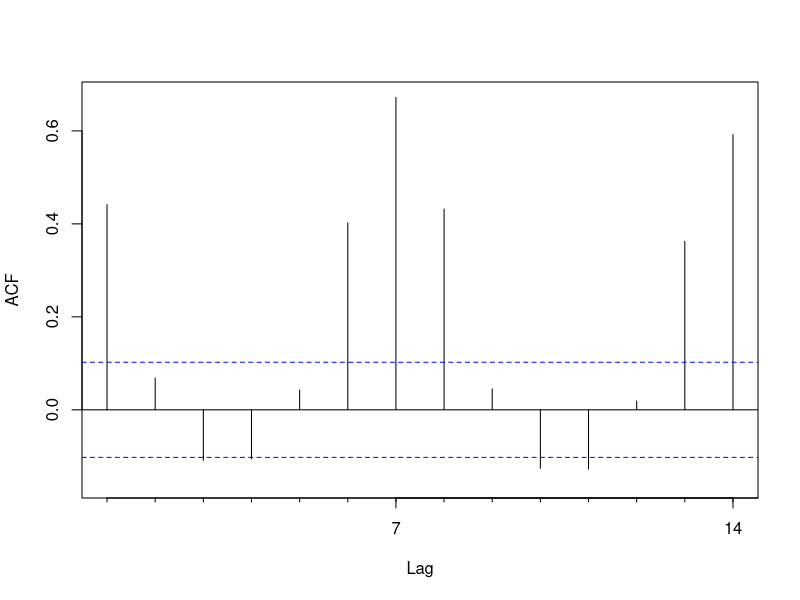
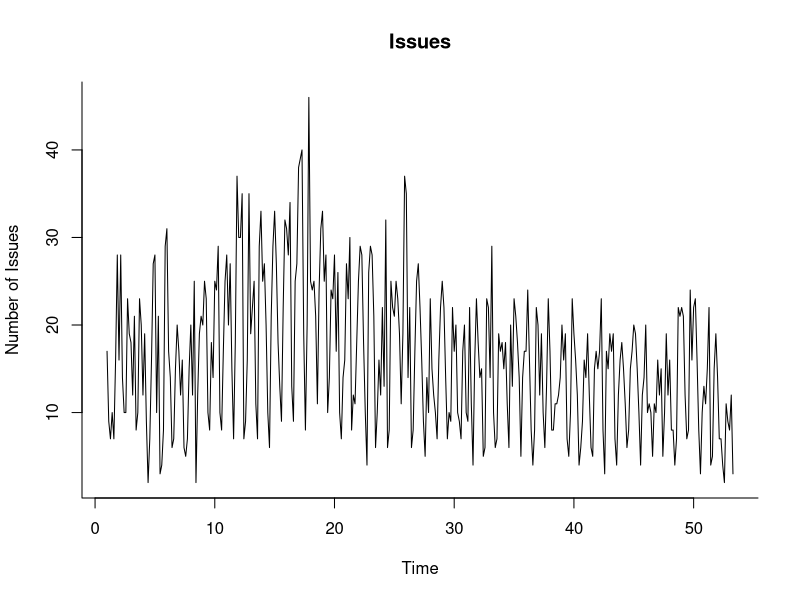
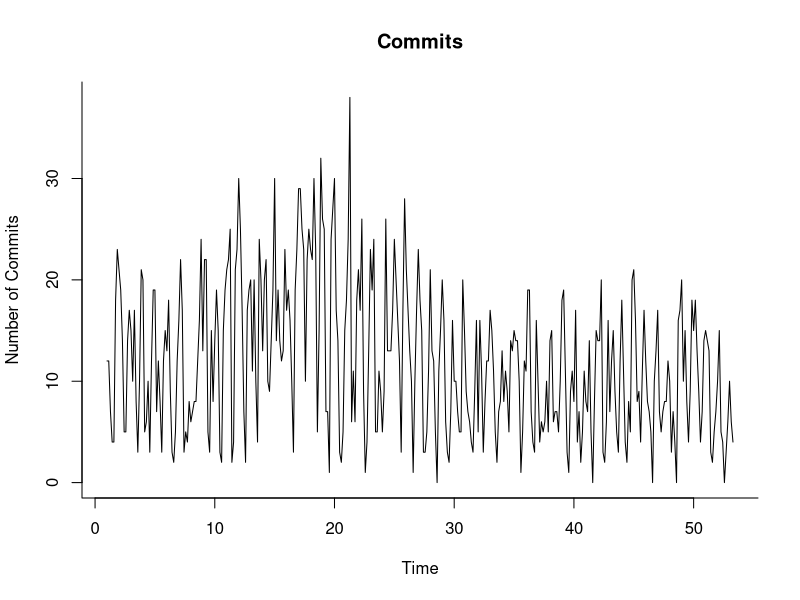
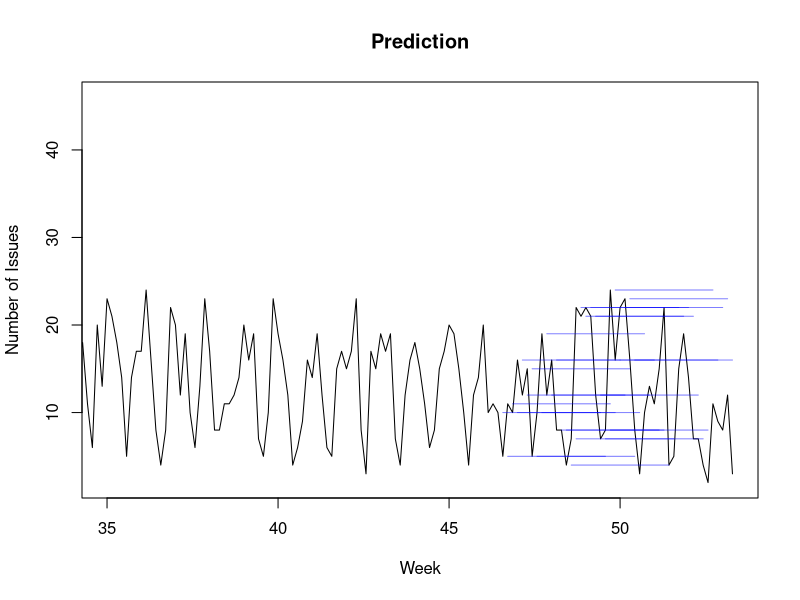
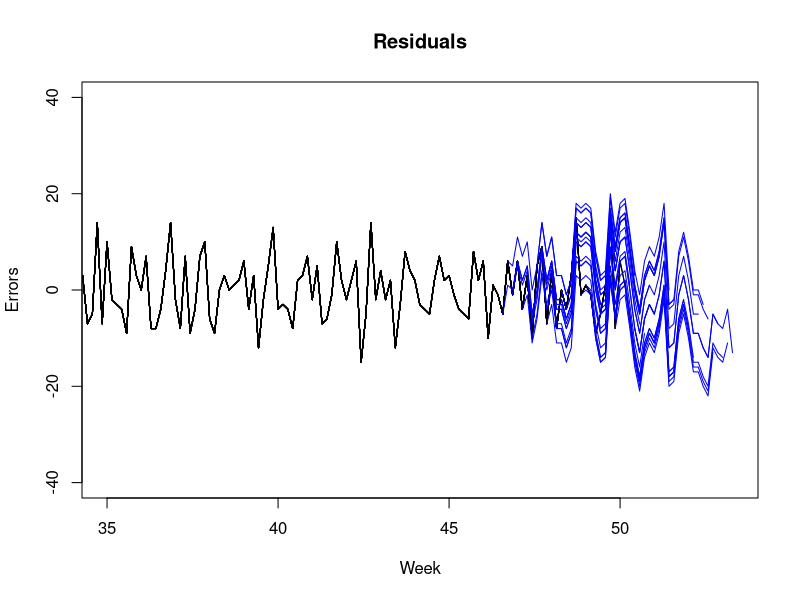
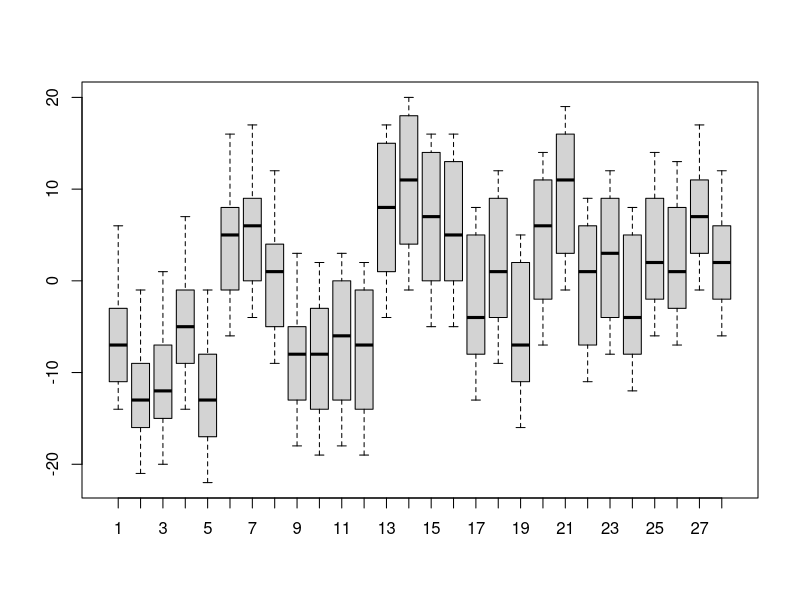
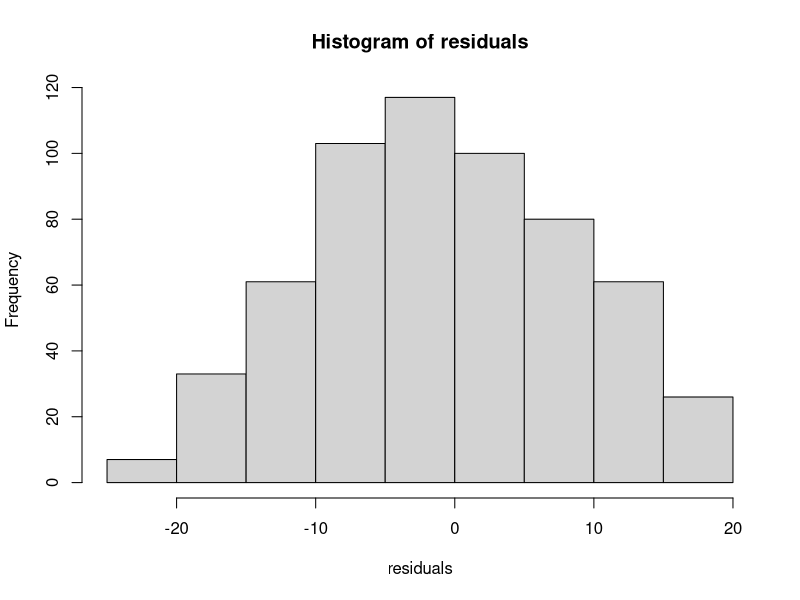
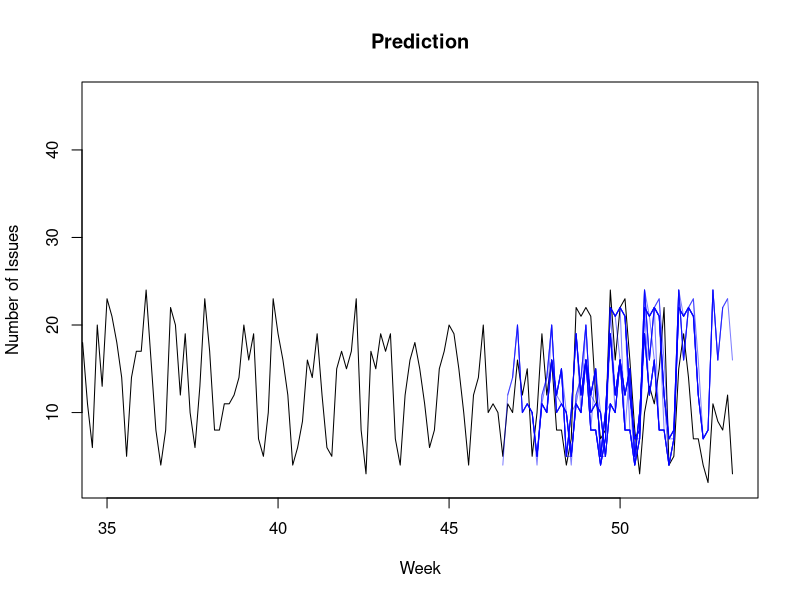

Write the R code that produced these figures, in order. (Note: this script raises an error after producing the figures.)
## ---- chunk 1
#install.packages('forecast')

library('forecast')
library(knitr)
#load the data frame
repository.csv <- read.csv("time_series/apache_spark_daily.csv")

repository.csv$date = as.POSIXlt(as.Date(repository.csv$date,format='%Y-%m-%d'))
## ---- chunk 2
to_date <- repository.csv$date[length(repository.csv$date)]
from_date <- to_date
from_date$year <- from_date$year - 1

repository.csv <- subset(repository.csv, date <= to_date & date >= from_date)
## ---- chunk 3
#loading issues and commits into a ts object
issues.ts <- ts(repository.csv$number_of_issues, frequency = 7) 

Acf(issues.ts, lag.max = 14, main = "")

commits.ts <- ts(repository.csv$number_of_commits, frequency = 7) 
pull_requests.ts <- ts(repository.csv$number_of_pull_requests, frequency = 7) 

plot(issues.ts, main = 'Issues', bty = 'l', ylab = 'Number of Issues')
plot(commits.ts, main = 'Commits', bty = 'l', ylab = 'Number of Commits')
## ---- chunk 4
time <- time(issues.ts)

n.sample <- 28
n.valid <- 21


separate.train.test <- function(timeserie, n.valid) {
  time <- time(timeserie)
  n.train <- length(timeserie) - n.valid
  results <- list()
  results$train.ts <- window(timeserie, start=time[1], end=time[n.train])
  results$valid.ts <- window(timeserie, start=time[n.train+1], end=time[n.train+n.valid])
  return(results)
}

all.issues <- sapply(0:(n.sample - 1), function(i) return(separate.train.test(window(issues.ts,start=time[1],end=time[length(issues.ts)-i]), n.valid)))
all.commits <- sapply(0:(n.sample - 1), function(i) return(separate.train.test(window(commits.ts,start=time[1],end=time[length(commits.ts)-i]), n.valid)))

issues  <- separate.train.test(issues.ts, n.valid)
commits  <- separate.train.test(commits.ts, n.valid)
## ---- chunk 5
mean.all.accuracy <- function(all.forecast) {
  Reduce("+", all.forecast['summary',])/length(all.forecast['summary',])
}

plot.all.residuals <- function(all.forecast) {
  plot(1, type="l", main="Residuals", xlim=c(35, 53.3), ylim=c(-40, 40), xlab = 'Week', ylab = 'Errors')
  sapply(1:n.sample, function(i) lines(all.forecast['train', i]$train - all.forecast['fitted', i]$fitted))
  sapply(1:n.sample, function(i) lines(all.forecast['residual',i]$residual, col = 'blue'))
  return(NULL)
}

plot.all.pred <- function(all.forecast) {
  plot(issues.ts, main="Prediction",xlim=c(35, 53.3), xlab = 'Week', ylab = 'Number of Issues')
  if (class(all.forecast['pred',1]$pred) == "forecast") {
    sapply(1:n.sample, function(i) lines(all.forecast['pred',i]$pred$mean, col=rgb(0, 0, 1, 0.5)))
  } else {
    sapply(1:n.sample, function(i) lines(all.forecast['pred',i]$pred, col=rgb(0, 0, 1, 0.5)))
  }
  return(NULL)
}

hist.all.residuals <- function(all.forecast) {
  residuals <- sapply(1:n.sample, function(i) as.numeric(all.forecast['residual',i]$residual))
  boxplot(residuals)
  hist(residuals)
  quantile(residuals,c(0.975,0.95,0.05,0.025))
}

# to build custom forecast object
forecast.manual <- function(x.train, f.train, f.pred) {
  mean <- f.pred
  x <- x.train
  residuals <- x.train - f.train
  fitted <- f.train
  
  # Construct output list
  output <- list(mean=mean, x=x, residuals=residuals, fitted=fitted)
  # Return with forecasting class
  return(structure(output, class='forecast'))
}
## ---- chunk 6

naive.forecast <- function(sample) {
  results <- list()
  results$train <- sample$train.ts
  results$valid <- sample$valid.ts
  results$pred <- naive(sample$train.ts, h=n.valid)
  results$fitted <- results$pred$fitted
  results$residual <- sample$valid.ts - results$pred$mean
  results$summary <- accuracy(results$pred, sample$valid.ts)
  
  return(results)
}

all.naive.forecast <- sapply(1:n.sample, function(i) return(naive.forecast(all.issues[,i])))

kable(mean.all.accuracy(all.naive.forecast))
## ---- chunk 7
plot.all.pred(all.naive.forecast)
## ---- chunk 8
plot.all.residuals(all.naive.forecast)
## ---- chunk 9
hist.all.residuals(all.naive.forecast)
## ---- chunk 10
snaive.forecast <- function(sample) {
  results <- list()
  results$train <- sample$train.ts
  results$valid <- sample$valid.ts
  results$pred <- snaive(sample$train.ts, h=n.valid)
  results$fitted <- results$pred$fitted
  results$residual <- sample$valid.ts - results$pred$mean
  results$summary <- accuracy(results$pred, sample$valid.ts)
  
  return(results)
}

all.snaive.forecast <- sapply(1:n.sample, function(i) return(snaive.forecast(all.issues[,i])))

kable(mean.all.accuracy(all.snaive.forecast))
## ---- chunk 11
plot.all.pred(all.snaive.forecast)
## ---- chunk 12
plot.all.residuals(all.snaive.forecast)
## ---- chunk 13
hist.all.residuals(all.snaive.forecast)
## ---- chunk 14
hw.forecast <- function(sample) {
  results <- list()
  results$train <- sample$train.ts
  results$valid <- sample$valid.ts
  results$model <- ets(sample$train.ts, model = "ZNA")
  results$pred <- forecast(results$model, h=n.valid)
  results$fitted <- results$pred$fitted
  results$residual <- sample$valid.ts - results$pred$mean
  results$summary <- accuracy(results$pred, sample$valid.ts)
  
  return(results)
}

all.hw.forecast <- sapply(1:n.sample, function(i) return(hw.forecast(all.issues[,i])))

kable(mean.all.accuracy(all.hw.forecast))
## ---- chunk 15
plot.all.pred(all.hw.forecast)
## ---- chunk 16
plot.all.residuals(all.hw.forecast)
## ---- chunk 17
hist.all.residuals(all.hw.forecast)
## ---- chunk 18
ma.dd.forecast <- function(sample) {
  train.issues.d1 <- diff(sample$train.ts, lag = 1)
  train.issues.d1.d7 <- diff(train.issues.d1, lag = 7)
  
  ma.trailing <- rollmean(train.issues.d1.d7, k = 7, align = "right")
  last.ma <- tail(ma.trailing, 1)
  ma.trailing.pred <- ts(c(ma.trailing, rep(last.ma, n.valid)), start=c(3, 1), frequency = 7)
  
  ma.dd.pred.d1 <- train.issues.d1
  ma.dd.pred <- sample$train.ts
  
  for(i in 1:(n.valid/7)) {
    ma.dd.pred.d1 <- ma.trailing.pred + lag(ma.dd.pred.d1,k = -7)
    ma.dd.pred <- ma.dd.pred.d1 + lag(ma.dd.pred,k = -8)
  }
  
  print(ma.dd.pred)
  
  results <- list()
  results$train <- sample$train.ts
  results$valid <- sample$valid.ts
  
  valid.time <- time(results$valid)
  train.time <- time(results$train)
  
  dd.fitted <- window(ma.dd.pred, start=c(5,3), end=end(train.time), frequency=frequency(train.time))
  dd.pred <- window(ma.dd.pred, start=start(valid.time), end=end(valid.time), frequency=frequency(valid.time))
  
  results$pred <- forecast.manual(window(results$train, start=c(5,3)), dd.fitted, dd.pred)
  results$fitted <- results$pred$fitted

  results$residual <- sample$valid.ts - results$pred$mean
  results$summary <- accuracy(results$pred, sample$valid.ts)
  
  return(results)
}

all.ma.dd.forecast <- sapply(1:n.sample, function(i) return(ma.dd.forecast(all.issues[,i])))

kable(mean.all.accuracy(all.ma.dd.forecast))
## ---- chunk 19
plot.all.pred(all.ma.dd.forecast)
## ---- chunk 20
plot.all.residuals(all.ma.dd.forecast)
## ---- chunk 21
hist.all.residuals(all.ma.dd.forecast)
## ---- chunk 22
regr.add.forecast <- function(sample) {
  results <- list()
  results$train <- sample$train.ts
  results$valid <- sample$valid.ts
  results$model <- tslm(sample$train.ts ~ season)
  results$pred <- forecast(results$model, h=n.valid)
  results$fitted <- results$pred$fitted
  results$residual <- sample$valid.ts - results$pred$mean
  results$summary <- accuracy(results$pred, sample$valid.ts)
  
  return(results)
}

all.regr.add.forecast <- sapply(1:n.sample, function(i) return(regr.add.forecast(all.issues[,i])))

kable(mean.all.accuracy(all.regr.add.forecast))
## ---- chunk 23
plot.all.pred(all.regr.add.forecast)
## ---- chunk 24
plot.all.residuals(all.regr.add.forecast)
## ---- chunk 25
hist.all.residuals(all.regr.add.forecast)
## ---- chunk 26
regr.mult.forecast <- function(sample) {
  train.ts <- sample$train.ts
  valid.ts <- sample$valid.ts
  train.lm <- tslm(train.ts ~ season, lambda = 0)
  train.lm.pred <- forecast(train.lm, h=n.valid)
  lm.summary <- accuracy(train.lm.pred, valid.ts)
  
  results <- list()
  results$train <- train.ts
  results$valid <- valid.ts
  results$model <- train.lm
  results$pred <- train.lm.pred
  results$fitted <- train.lm.pred$fitted
  results$residual <- valid.ts - train.lm.pred$mean
  results$summary <- lm.summary
  
  return(results)
}

all.regr.mult.forecast <- sapply(1:n.sample, function(i) return(regr.mult.forecast(all.issues[,i])))

kable(mean.all.accuracy(all.regr.mult.forecast))
## ---- chunk 27
plot.all.pred(all.regr.mult.forecast)
## ---- chunk 28
plot.all.residuals(all.regr.mult.forecast)
## ---- chunk 29
hist.all.residuals(all.regr.mult.forecast)

## ---- chunk 30
arima.forecast <- function(sample) {
  results <- list()
  results$train <- sample$train.ts
  results$valid <- sample$valid.ts
  results$model <- Arima(sample$train.ts, order=c(1,0,0), seasonal=c(1,1,1))
  results$pred <- forecast(results$model, h=n.valid)
  results$fitted <- results$pred$fitted
  results$residual <- sample$valid.ts - results$pred$mean
  results$summary <- accuracy(results$pred, sample$valid.ts)
  
  return(results)
}

all.arima.forecast <- sapply(1:n.sample, function(i) return(arima.forecast(all.issues[,i])))

kable(mean.all.accuracy(all.arima.forecast))
## ---- chunk 31
plot.all.pred(all.arima.forecast)
## ---- chunk 32
plot.all.residuals(all.arima.forecast)
## ---- chunk 33
hist.all.residuals(all.arima.forecast)
## ---- chunk 34
nnetar.forecast <- function(sample) {
  results <- list()
  results$train <- sample$train.ts
  results$valid <- sample$valid.ts
  results$model <- nnetar(sample$train.ts, repeats = 20, p=1, P=1, size=7 )
  results$pred <- forecast(results$model, h=n.valid)
  results$fitted <- results$pred$fitted
  results$residual <- sample$valid.ts - results$pred$mean
  results$summary <- accuracy(results$pred, sample$valid.ts)
  
  return(results)
}

all.nnetar.forecast <- sapply(1:n.sample, function(i) return(nnetar.forecast(all.issues[,i])))

kable(mean.all.accuracy(all.nnetar.forecast))
## ---- chunk 35
plot.all.pred(all.nnetar.forecast)
## ---- chunk 36
plot.all.residuals(all.nnetar.forecast)
## ---- chunk 37
hist.all.residuals(all.nnetar.forecast)
## ---- chunk 38
regr.ext.forecast <- function(issues, commits.sample) {
  commits_x <- ts(c(commits.sample$train.ts[1:(length(commits.sample$train.ts) - 1)]), frequency = 7, start = c(1,2))
  issues$train.ts <- window(issues$train.ts, start=c(1,2))
  
  newdata <- data.frame(as.numeric(snaive(commits_x, h=n.valid)$mean))
  colnames(newdata) <- c('commits_x')
  
  results <- list()
  results$train <- issues$train.ts
  results$valid <- issues$valid.ts
  results$model <- tslm(issues$train.ts ~ season + commits_x)
  results$pred <- forecast(results$model, h=n.valid, newdata=newdata)
  results$fitted <- results$pred$fitted
  results$residual <- issues$valid.ts - results$pred$mean
  results$summary <- accuracy(results$pred, issues$valid.ts)
  
  return(results)
}

all.regr.ext.forecast <- sapply(1:n.sample, function(i) return(regr.ext.forecast(all.issues[,i], all.commits[,i])))

kable(mean.all.accuracy(all.regr.ext.forecast))
## ---- chunk 39
plot.all.pred(all.regr.ext.forecast)
## ---- chunk 40
plot.all.residuals(all.regr.ext.forecast)
## ---- chunk 41
hist.all.residuals(all.regr.ext.forecast)
## ---- chunk 42
ensemble.forecast <- function(list.of.forecast) {
  results <- list()
  results$train <- list.of.forecast[[1]]$train
  results$valid <- list.of.forecast[[1]]$valid
  
  valid.time <- time(results$valid)
  train.time <- time(results$train)
  
  mean.pred <- ts(
    rowMeans(sapply(list.of.forecast, function(forecast) forecast$pred$mean)), 
    start=start(valid.time), 
    end=end(valid.time), 
    frequency=frequency(valid.time))
  
  mean.fitted <- ts(
    rowMeans(sapply(list.of.forecast, function(forecast) window(forecast$fitted, start=c(5,3)))), 
    start=start(train.time), 
    end=end(train.time), 
    frequency=frequency(train.time))
  
  results$pred <- forecast.manual(window(results$train, start=c(5,3)), mean.fitted, mean.pred)
  
  results$fitted <- results$pred$fitted
  
  results$residual <- results$valid - results$pred$mean
  results$summary <- accuracy(results$pred, results$valid)
  
  return(results)
}

all.ensemble.forecast <- sapply(
  1:n.sample, 
  function(i) return(ensemble.forecast(list(all.regr.ext.forecast[,i], all.regr.mult.forecast[,i], all.hw.forecast[,i])))
)

kable(mean.all.accuracy(all.ensemble.forecast))
## ---- chunk 43
plot.all.pred(all.ensemble.forecast)
## ---- chunk 44
plot.all.residuals(all.ensemble.forecast)
## ---- chunk 45
hist.all.residuals(all.ensemble.forecast)
